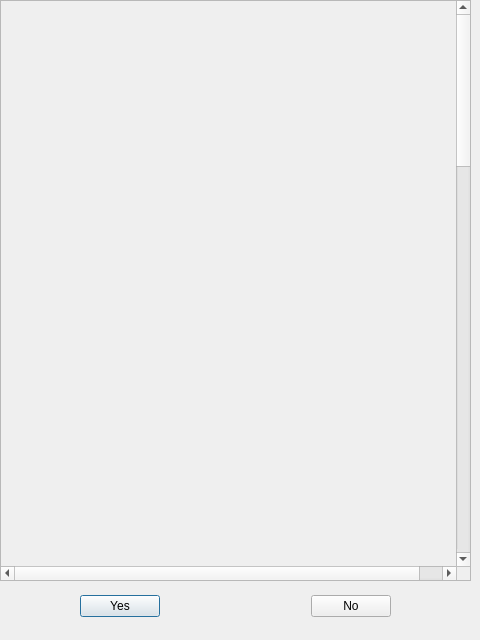
<?xml version="1.0" encoding="UTF-8"?>
<ui version="4.0">
 <class>ChoosePictureUI</class>
 <widget class="QDialog" name="ChoosePictureUI">
  <property name="geometry">
   <rect>
    <x>0</x>
    <y>0</y>
    <width>480</width>
    <height>640</height>
   </rect>
  </property>
  <property name="windowTitle">
   <string>Dialog</string>
  </property>
  <widget class="QScrollArea" name="scrollArea">
   <property name="geometry">
    <rect>
     <x>0</x>
     <y>0</y>
     <width>471</width>
     <height>581</height>
    </rect>
   </property>
   <property name="widgetResizable">
    <bool>false</bool>
   </property>
   <widget class="QWidget" name="scrollAreaContents">
    <property name="geometry">
     <rect>
      <x>0</x>
      <y>0</y>
      <width>480</width>
      <height>2000</height>
     </rect>
    </property>
    <property name="minimumSize">
     <size>
      <width>480</width>
      <height>2000</height>
     </size>
    </property>
    <widget class="QWidget" name="formLayoutWidget">
     <property name="geometry">
      <rect>
       <x>0</x>
       <y>0</y>
       <width>471</width>
       <height>581</height>
      </rect>
     </property>
     <layout class="QFormLayout" name="Layout">
      <property name="sizeConstraint">
       <enum>QLayout::SetFixedSize</enum>
      </property>
      <property name="rowWrapPolicy">
       <enum>QFormLayout::DontWrapRows</enum>
      </property>
     </layout>
    </widget>
   </widget>
  </widget>
  <widget class="QWidget" name="">
   <property name="geometry">
    <rect>
     <x>80</x>
     <y>590</y>
     <width>311</width>
     <height>32</height>
    </rect>
   </property>
   <layout class="QHBoxLayout" name="horizontalLayout">
    <item>
     <widget class="QPushButton" name="yes">
      <property name="text">
       <string>Yes</string>
      </property>
     </widget>
    </item>
    <item>
     <spacer name="horizontalSpacer">
      <property name="orientation">
       <enum>Qt::Horizontal</enum>
      </property>
      <property name="sizeHint" stdset="0">
       <size>
        <width>40</width>
        <height>20</height>
       </size>
      </property>
     </spacer>
    </item>
    <item>
     <widget class="QPushButton" name="no">
      <property name="text">
       <string>No</string>
      </property>
     </widget>
    </item>
   </layout>
  </widget>
 </widget>
 <resources/>
 <connections/>
</ui>
